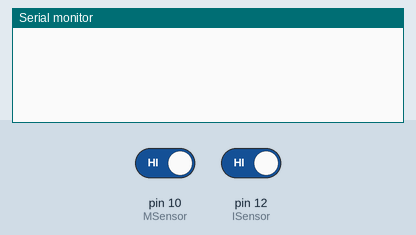
This sketch was run on a simulated Arduino Uno, built with avr-gcc and run on an emulated ATmega328P. On the bench: the last lines printed to the serial monitor. The inputs (shaded band) are chosen by the test bench; at power-on: pin 12 (ISensor) HIGH, pin 10 (MSensor) HIGH.

Above: at 5.8 s.
5.9 s: pin 12 (ISensor) driven LOW
At 8.5 s:
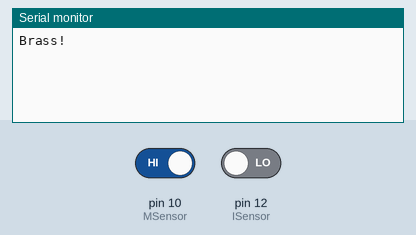
11.5 s: pin 10 (MSensor) driven LOW
At 13.5 s:
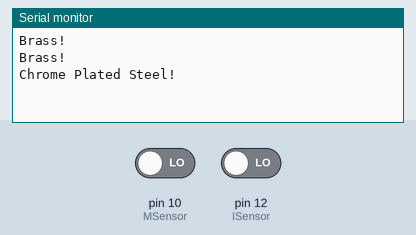

The sketch:

MaterialSensor.ino
```cpp
const int ISensor = 12;  // Inductive Sensor Signal Pin
const int MSensor = 10;  // Magnetic Sensor Signal Pin

void setup() {
    Serial.begin(9600);  // Start serial communication
    pinMode(ISensor, INPUT);  // Set pin 12 as input
    pinMode(MSensor, INPUT);  // Set pin 10 as input
}

void loop() {
    int ISensorValue = digitalRead(ISensor);  // Read Inductive Sensor
    int MSensorValue = digitalRead(MSensor);  // Read Magnetic Sensor

    if (ISensorValue==0&&MSensorValue==0)
    {
      Serial.println("Chrome Plated Steel!");
    }

    else if (ISensorValue==0&&MSensorValue==1)
    {
      Serial.println("Brass!");
    }

    else if (ISensorValue==0&&MSensorValue==1)
    {
      Serial.println("Nylon!");
    }


    delay(2500);  // Wait for half a second
}
```

Measured:
- after the input at 5.9 s, the serial monitor: prints a new line after 1.6 s (image 1)
- after the input at 11.5 s, the serial monitor: prints a new line after 1.0 s (image 2)
